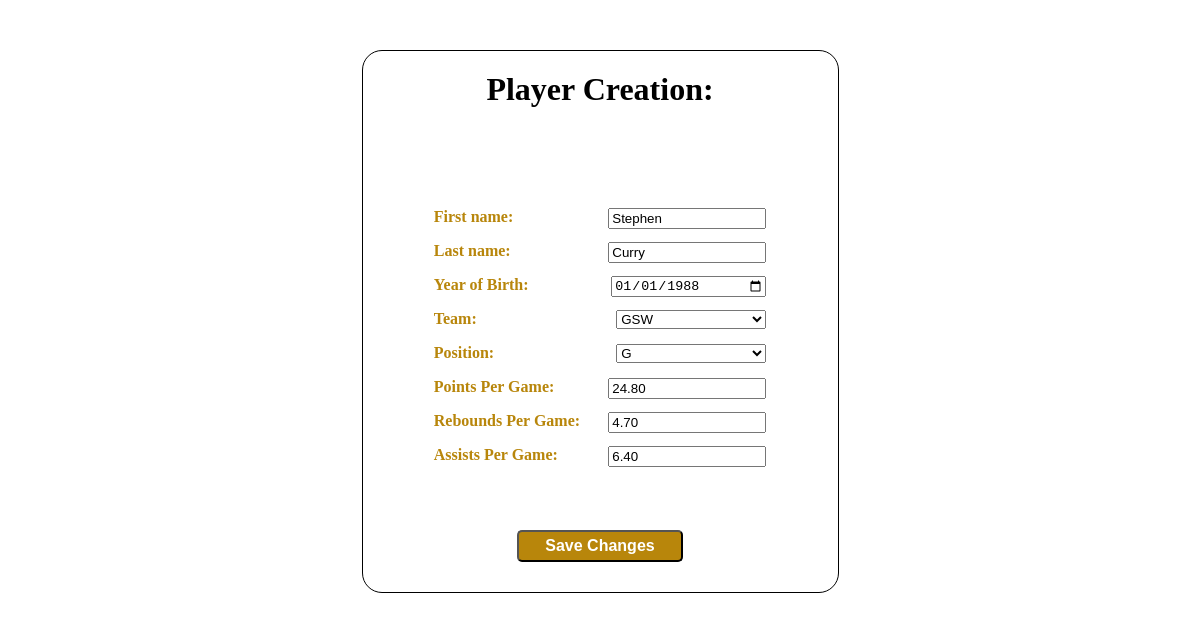
The page /player/1/edit/ on the database as committed earlier.
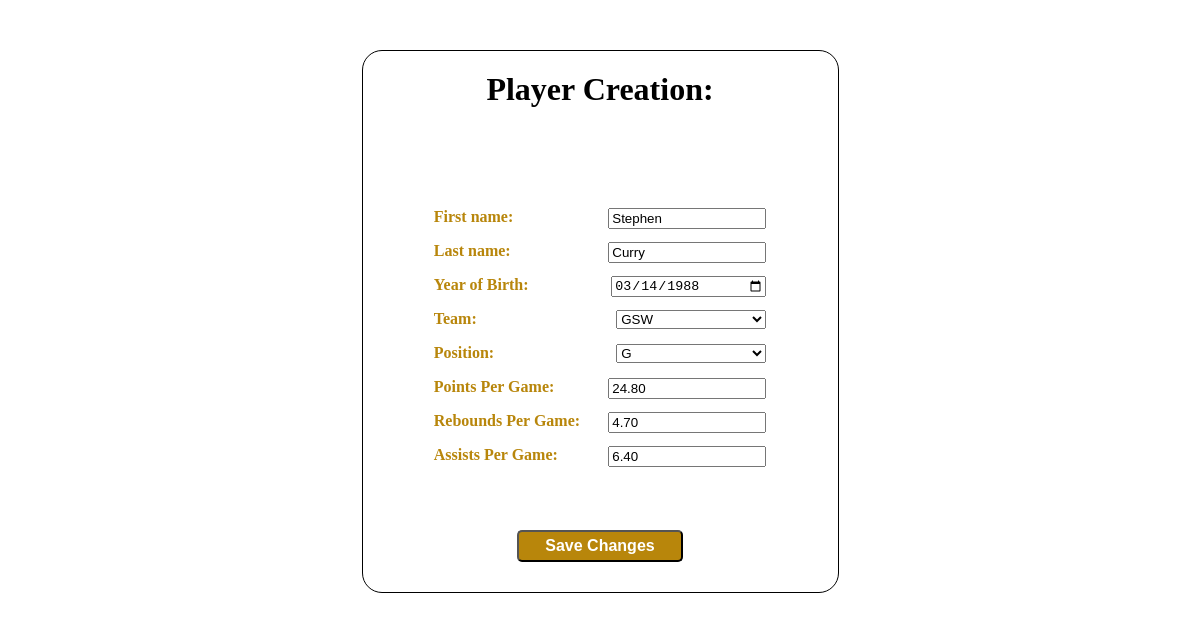
The same page on the database as committed later.
### my_app/models.py (models this page shows, shortened)
class Player(models.Model):
    TEAM_CHOICES = (
        ('BOS', 'BOS'),
        ('MIA', 'MIA'),
        ('ORL', 'ORL'),
        ('CHI', 'CHI'),
        ('MIL', 'MIL'),
        ('PHI', 'PHI'),
        ('NYK', 'NYK'),
        ('LAL', 'LAL'),
        ('PHO', 'PHO'),
        ('GSW', 'GSW'),
        ('DEN', 'DEN'),
        ('SAC', 'SAC'),
        ('MIN', 'MIN'),
        ('DAL', 'DAL'),
        ('NOP', 'NOP'),
    )
    POSITION_CHOICES = (
        ('G', 'G'),
        ('F', 'F'),
        ('C', 'C'),
    )
    first_name = models.CharField(max_length=50)
    last_name = models.CharField(max_length=50)
    dob = models.DateField()
    team = models.CharField(max_length=50, choices=TEAM_CHOICES)
    position = models.CharField(max_length=2, choices=POSITION_CHOICES)
    ppg = models.DecimalField(max_digits=4, decimal_places=2)
    rpg = models.DecimalField(max_digits=4, decimal_places=2)
    apg = models.DecimalField(max_digits=4, decimal_places=2)
    date_created = models.DateTimeField(auto_now_add=True, blank=True, null=True)
    date_updated = models.DateTimeField(auto_now=True, blank=True, null=True)

### my_app/views.py (the view)
# urls.py: path('<int:pk>/edit/', views.player_edit, name='player-edit'),
def player_edit(request, pk):
    player = Player.objects.get(pk=pk)
    form = PlayerModelForm(instance=player)
    if request.method == 'POST':
        form = PlayerModelForm(request.POST, instance=player)
        if form.is_valid():
            form.save()
            return redirect('player-details', pk=player.id)
    context = {'player': player, 'form': form}
    return render(request, 'players/player-edit.html', context)

### my_app/forms.py
class PlayerModelForm(forms.ModelForm):
    class Meta:
        model = Player
        fields = '__all__'
        widgets = {
            'dob': forms.DateInput(
                attrs={
                    'type': 'date',
                },
            ),
        }
        labels = {
            'dob': 'Year of Birth',
            'ppg': 'Points Per Game',
            'rpg': 'Rebounds Per Game',
            'apg': 'Assists Per Game',
        }

### templates/players/player-edit.html (shortened to what this page needs)
<!DOCTYPE html>
<html lang="en">
<head>
</head>
<body>
    <main>
        <h1>Player Creation:</h1>
        <form action="{% url 'player-edit' pk=player.id %}" method="post">
            {{ form.as_p }}
            <button type="submit">Save Changes</button>
        </form>
    </main>
</body>
</html>

Rows that differ between the two databases and show on the page:
changed Player "Stephen": dob "01/01/1988" → "03/14/1988"
